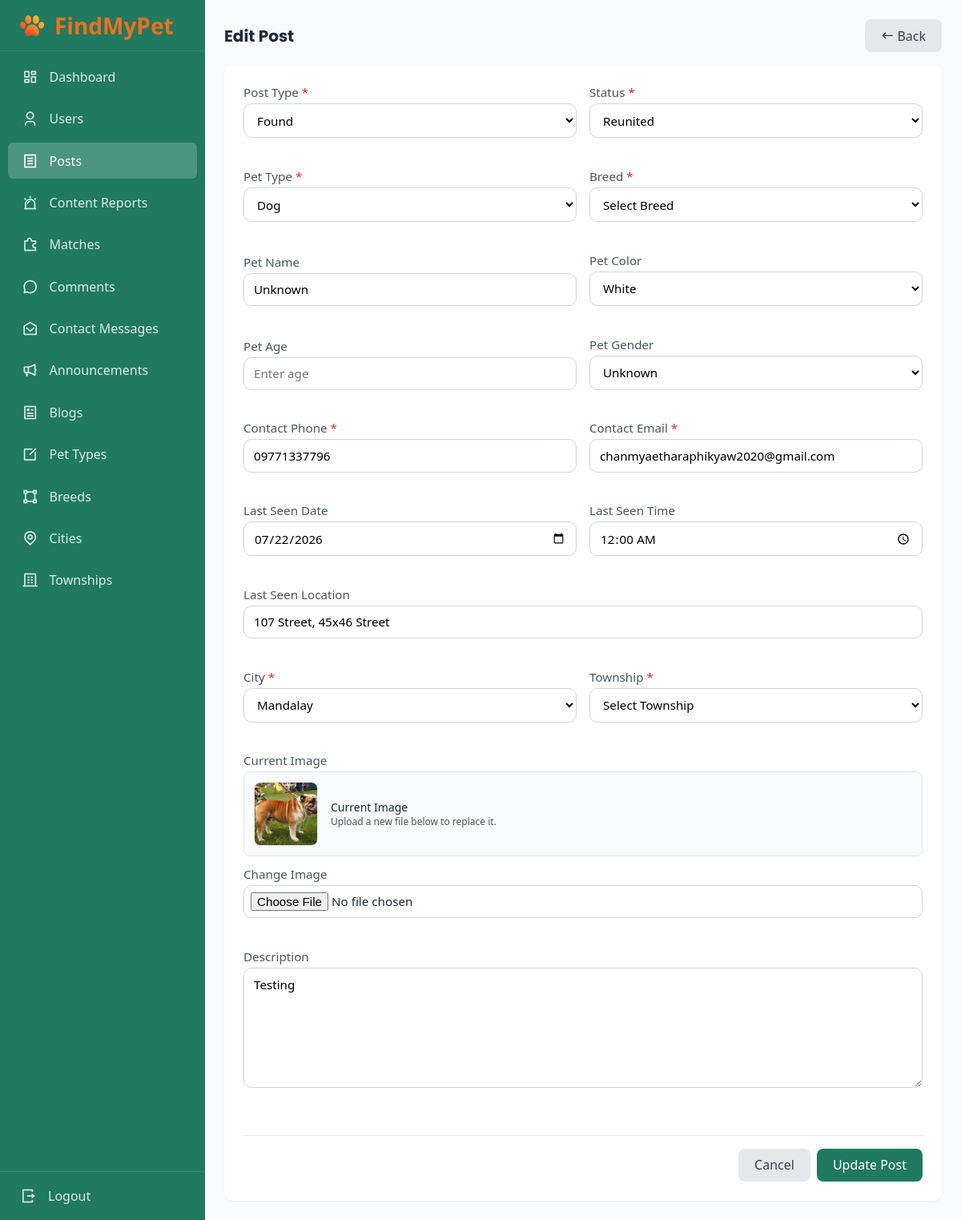
The page /admin/edit_post.php?id=21 (signed in) on the database its author committed.
### tables this page shows
CREATE TABLE `post` (
  `id` int(11) NOT NULL,
  `user_id` int(11) NOT NULL,
  `pet_id` int(11) NOT NULL,
  `township_id` int(11) NOT NULL,
  `post_type` enum('Lost','Found') NOT NULL,
  `description` text DEFAULT NULL,
  `last_seen_date` date DEFAULT NULL,
  `last_seen_time` time DEFAULT NULL,
  `last_seen_location` varchar(255) DEFAULT NULL,
  `contact_phone` varchar(20) DEFAULT NULL,
  `contact_email` varchar(255) DEFAULT NULL,
  `status` enum('Active','Reunited','Draft') DEFAULT 'Active',
  `created_at` datetime DEFAULT current_timestamp()
);

CREATE TABLE `breed` (
  `id` int(11) NOT NULL,
  `pet_type_id` int(11) NOT NULL,
  `breed_name` varchar(150) NOT NULL
);

CREATE TABLE `pet_type` (
  `id` int(11) NOT NULL,
  `type_name` varchar(50) NOT NULL
);

CREATE TABLE `pet` (
  `id` int(11) NOT NULL,
  `breed_id` int(11) NOT NULL,
  `name` varchar(150) DEFAULT NULL,
  `color` varchar(50) DEFAULT NULL,
  `age` int(11) DEFAULT NULL,
  `gender` enum('Male','Female','Unknown') DEFAULT 'Unknown',
  `image` varchar(255) DEFAULT NULL
);

CREATE TABLE `township` (
  `id` int(11) NOT NULL,
  `city_id` int(11) NOT NULL,
  `township_name` varchar(150) NOT NULL
);

CREATE TABLE `city` (
  `id` int(11) NOT NULL,
  `city_name` varchar(150) NOT NULL
);

### admin/edit_post.php (the view, shortened to what the rows shown need)
<?php
require_once "../database/functions.php";
$postId = isset($_GET['id']) && is_numeric($_GET['id']) ? (int)$_GET['id'] : 0;
$postResult = getPostById($pdo, $postId);
$formErrors = $_SESSION['errors'] ?? [];
$formData = $_SESSION['input'] ?? [];
?>
<!DOCTYPE html>
<html lang="en">
<head>
    <link rel="stylesheet" href="../assets/css/style.css">
    <link rel="stylesheet" href="../assets/css/admin.css">
    <link href="https://cdn.jsdelivr.net/npm/remixicon@4.9.0/fonts/remixicon.css" rel="stylesheet" />
</head>
<body class="admin-body">
    <main class="admin-main">
        <section>
            <div class="table-card">
                <div class="post-form-container">
                    <?php if (isset($postResult['status']) && $postResult['status'] == 200): ?>
                        <?php $postData = $postResult['data']; ?>
                        <form action="admin_code.php" method="POST" enctype="multipart/form-data">
                            <div class="admin-form-grid post-form-grid">
                                <div class="admin-form-group">
                                    <label class="admin-label" for="post_type">Post Type <span class="text-color-danger">*</span></label>
                                    <select name="post_type" id="post_type" class="admin-select admin-filter-select <?= hasError('post_type', $formErrors) ? 'error-border' : '' ?>" required>
                                        <option value="Found" <?= ($formData['post_type'] ?? $postData['post_type']) == 'Found' ? 'selected' : '' ?>>Found</option>
                                    </select>
                                    <small class="error-text"><?= getError('post_type', $formErrors) ?></small>
                                </div>
                                <div class="admin-form-group">
                                    <label class="admin-label" for="status">Status <span class="text-color-danger">*</span></label>
                                    <select name="status" id="status" class="admin-select admin-filter-select <?= hasError('status', $formErrors) ? 'error-border' : '' ?>" required>
                                        <option value="Reunited" <?= ($formData['status'] ?? $postData['status']) == 'Reunited' ? 'selected' : '' ?>>Reunited</option>
                                    </select>
                                    <small class="error-text"><?= getError('status', $formErrors) ?></small>
                                </div>
                                <div class="admin-form-group">
                                    <label class="admin-label" for="pet_type_id">Pet Type <span class="text-color-danger">*</span></label>
                                    <select name="pet_type_id" id="pet_type_id" class="admin-select admin-filter-select <?= hasError('pet_type_id', $formErrors) ? 'error-border' : '' ?>" required>
                                        <?php foreach (getPetTypes($pdo) as $type): ?>
                                            <option value="<?= $type['id'] ?>" <?= ($formData['pet_type_id'] ?? $postData['pet_type_id']) == $type['id'] ? 'selected' : '' ?>>
                                                <?= htmlspecialchars($type['type_name']) ?>
                                            </option>
                                        <?php endforeach; ?>
                                    </select>
                                    <small class="error-text"><?= getError('pet_type_id', $formErrors) ?></small>
                                </div>
                                <div class="admin-form-group">
                                    <label class="admin-label" for="breed_id">Breed <span class="text-color-danger">*</span></label>
                                    <select name="breed_id" id="breed_id" class="admin-select admin-filter-select <?= hasError('breed_id', $formErrors) ? 'error-border' : '' ?>" required data-old-value="<?= htmlspecialchars($formData['breed_id'] ?? $postData['breed_id'] ?? '') ?>">
                                        <option value="">Select Breed</option>
                                    </select>
                                    <small class="error-text"><?= getError('breed_id', $formErrors) ?></small>
                                </div>
                                <div class="admin-form-group">
                                    <label class="admin-label" for="pet_name">Pet Name</label>
                                    <input type="text" name="pet_name" id="pet_name" class="admin-input <?= hasError('pet_name', $formErrors) ? 'error-border' : '' ?>" value="<?= htmlspecialchars($formData['pet_name'] ?? $postData['name'] ?? '') ?>" placeholder="Enter pet name">
                                    <small class="error-text"><?= getError('pet_name', $formErrors) ?></small>
                                </div>
                                <div class="admin-form-group">
                                    <label class="admin-label" for="pet_color">Pet Color</label>
                                    <select name="pet_color" id="pet_color" class="admin-select <?= hasError('pet_color', $formErrors) ? 'error-border' : '' ?>">
                                        <option value="White" <?= ($formData['pet_color'] ?? $postData['color'] ?? '') == 'White' ? 'selected' : '' ?>>White</option>
                                    </select>
                                    <small class="error-text"><?= getError('pet_color', $formErrors) ?></small>
                                </div>
                                <div class="admin-form-group">
                                    <label class="admin-label" for="pet_age">Pet Age</label>
                                    <input type="number" name="pet_age" id="pet_age" class="admin-input <?= hasError('pet_age', $formErrors) ? 'error-border' : '' ?>" value="<?= htmlspecialchars($formData['pet_age'] ?? $postData['age'] ?? '') ?>" placeholder="Enter age">
                                    <small class="error-text"><?= getError('pet_age', $formErrors) ?></small>
                                </div>
                                <div class="admin-form-group">
                                    <label class="admin-label" for="pet_gender">Pet Gender</label>
                                    <select name="pet_gender" id="pet_gender" class="admin-select admin-filter-select <?= hasError('pet_gender', $formErrors) ? 'error-border' : '' ?>">
                                        <option value="Unknown" <?= ($formData['pet_gender'] ?? $postData['gender']) == 'Unknown' || empty($formData['pet_gender'] ?? $postData['gender']) ? 'selected' : '' ?>>Unknown</option>
                                    </select>
                                    <small class="error-text"><?= getError('pet_gender', $formErrors) ?></small>
                                </div>
                                <div class="admin-form-group">
                                    <label class="admin-label" for="contact_phone">Contact Phone <span class="text-color-danger">*</span></label>
                                    <input type="text" name="contact_phone" id="contact_phone" class="admin-input <?= hasError('contact_phone', $formErrors) ? 'error-border' : '' ?>" value="<?= htmlspecialchars($formData['contact_phone'] ?? $postData['contact_phone'] ?? '') ?>" placeholder="Enter contact phone" required>
                                    <small class="error-text"><?= getError('contact_phone', $formErrors) ?></small>
                                </div>
                                <div class="admin-form-group">
                                    <label class="admin-label" for="contact_email">Contact Email <span class="text-color-danger">*</span></label>
                                    <input type="email" name="contact_email" id="contact_email" class="admin-input <?= hasError('contact_email', $formErrors) ? 'error-border' : '' ?>" value="<?= htmlspecialchars($formData['contact_email'] ?? $postData['contact_email'] ?? '') ?>" placeholder="Enter contact email" required>
                                    <small class="error-text"><?= getError('contact_email', $formErrors) ?></small>
                                </div>
                                <div class="admin-form-group">
                                    <label class="admin-label" for="last_seen_date">Last Seen Date</label>
                                    <input type="date" name="last_seen_date" id="last_seen_date" class="admin-input <?= hasError('last_seen_date', $formErrors) ? 'error-border' : '' ?>" value="<?= htmlspecialchars($formData['last_seen_date'] ?? $postData['last_seen_date'] ?? '') ?>">
                                    <small class="error-text"><?= getError('last_seen_date', $formErrors) ?></small>
                                </div>
                                <div class="admin-form-group">
                                    <label class="admin-label" for="last_seen_time">Last Seen Time</label>
                                    <input type="time" name="last_seen_time" id="last_seen_time" class="admin-input <?= hasError('last_seen_time', $formErrors) ? 'error-border' : '' ?>" value="<?= htmlspecialchars($formData['last_seen_time'] ?? $postData['last_seen_time'] ?? '') ?>">
                                    <small class="error-text"><?= getError('last_seen_time', $formErrors) ?></small>
                                </div>
                                <div class="admin-form-group post-form-group-full">
                                    <label class="admin-label" for="last_seen_location">Last Seen Location</label>
                                    <input type="text" name="last_seen_location" id="last_seen_location" class="admin-input <?= hasError('last_seen_location', $formErrors) ? 'error-border' : '' ?>" value="<?= htmlspecialchars($formData['last_seen_location'] ?? $postData['last_seen_location'] ?? '') ?>" placeholder="Enter detailed location">
                                    <small class="error-text"><?= getError('last_seen_location', $formErrors) ?></small>
                                </div>
                                <div class="admin-form-group">
                                    <label class="admin-label" for="city_id">City <span class="text-color-danger">*</span></label>
                                    <select name="city_id" id="city_id" class="admin-select admin-filter-select <?= hasError('city_id', $formErrors) ? 'error-border' : '' ?>" required>
                                        <?php foreach (getAll($pdo, 'city') as $city): ?>
                                            <option value="<?= $city['id'] ?>" <?= ($formData['city_id'] ?? $postData['city_id']) == $city['id'] ? 'selected' : '' ?>>
                                                <?= htmlspecialchars($city['city_name']) ?>
                                            </option>
                                        <?php endforeach; ?>
                                    </select>
                                    <small class="error-text"><?= getError('city_id', $formErrors) ?></small>
                                </div>
                                <div class="admin-form-group">
                                    <label class="admin-label" for="township_id">Township <span class="text-color-danger">*</span></label>
                                    <select name="township_id" id="township_id" class="admin-select admin-filter-select <?= hasError('township_id', $formErrors) ? 'error-border' : '' ?>" required data-old-value="<?= htmlspecialchars($formData['township_id'] ?? $postData['township_id'] ?? '') ?>">
                                        <option value="">Select Township</option>
                                    </select>
                                    <small class="error-text"><?= getError('township_id', $formErrors) ?></small>
                                </div>
                                <div class="admin-form-group post-form-group-full">
                                    <label class="admin-label">Current Image</label>
                                    <?php if (!empty($postData['image'])): ?>
                                        <div class="current-image-preview">
                                            <img src="../<?= htmlspecialchars($postData['image']) ?>" alt="Pet Image">
                                            <div>
                                                <p class="current-image-preview-text">Current Image</p>
                                                <p class="current-image-preview-hint">Upload a new file below to replace it.</p>
                                            </div>
                                        </div>
                                    <?php else: ?>
                                        <p class="text-color-muted" style="margin-bottom: 0.75rem;">No image currently uploaded.</p>
                                    <?php endif; ?>
                                    <label class="admin-label" for="pet_image">Change Image</label>
                                    <input type="file" name="pet_image" id="pet_image" accept="image/*" class="admin-input <?= hasError('pet_image', $formErrors) ? 'error-border' : '' ?>">
                                    <small class="error-text"><?= getError('pet_image', $formErrors) ?></small>
                                </div>
                                <div class="admin-form-group post-form-group-full">
                                    <label class="admin-label" for="description">Description</label>
                                    <textarea name="description" id="description" rows="4" class="admin-input admin-textarea <?= hasError('description', $formErrors) ? 'error-border' : '' ?>" placeholder="Enter post description"><?= htmlspecialchars($formData['description'] ?? $postData['description'] ?? '') ?></textarea>
                                    <small class="error-text"><?= getError('description', $formErrors) ?></small>
                                </div>
                                <div class="admin-form-group form-actions post-form-actions">
                                    <a href="posts.php" class="admin-btn admin-btn-secondary">Cancel</a>
                                    <button type="submit" name="btn_update_post" class="admin-btn admin-btn-primary primary-btn">Update Post</button>
                                </div>
                            </div>
                        </form>
                    <?php endif; ?>
                </div>
            </div>
        </section>
    </main>
</body>
</html>

### rows shown on the page
post: post_type "Found", status "Reunited", breed_id "Select Breed", pet_name "Unknown", contact_phone "09771337796", contact_email "chanmyaetharaphikyaw2020@gmail.com", last_seen_date "07/22/2026", last_seen_time "00:00:00", last_seen_location "107 Street, 45x46 Street", township_id "Select Township", pet.image (picture), description "Testing"
breed: pet_type_id "Dog"
pet: pet_color "White", pet_gender "Unknown"
township: city_id "Mandalay"
